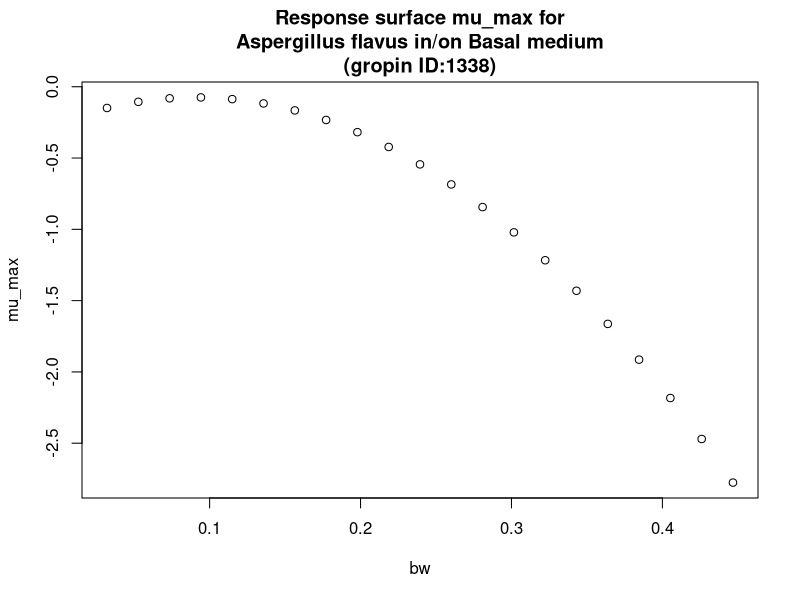

The R source for this figure:
#############################
# start of Parameter script
#############################
bw <- seq(0.032032,0.446753246753247,length.out=21)
#############################
# end of Parameter script
#############################
############################# 
# start of Model script Gropin ID 1338 
#############################
 
# constant coefficients for this model
 
variables <- data.frame(bw)
argumentsPar <- expand.grid(variables)
 
# heart of the model
response_surface <- function(bw) {
   mumax <-(-0.2515+3.887*bw-21.35*bw^2)

return(mumax=mumax)
} 

# output parameters
mumax <- cbind(argumentsPar,response_surface(argumentsPar['bw']))
colnames(mumax) <- c(colnames(argumentsPar),'mumax')
#############################
# End of Model script
#############################
############################# 
# start of Visualisation script Gropin ID 1338 
#############################
plot(bw,mumax$mumax,
                          xlab='bw',
                          ylab='mu_max',main='Response surface mu_max for
Aspergillus flavus in/on Basal medium
(gropin ID:1338)')
#############################
# End of Visualisation script
#############################
